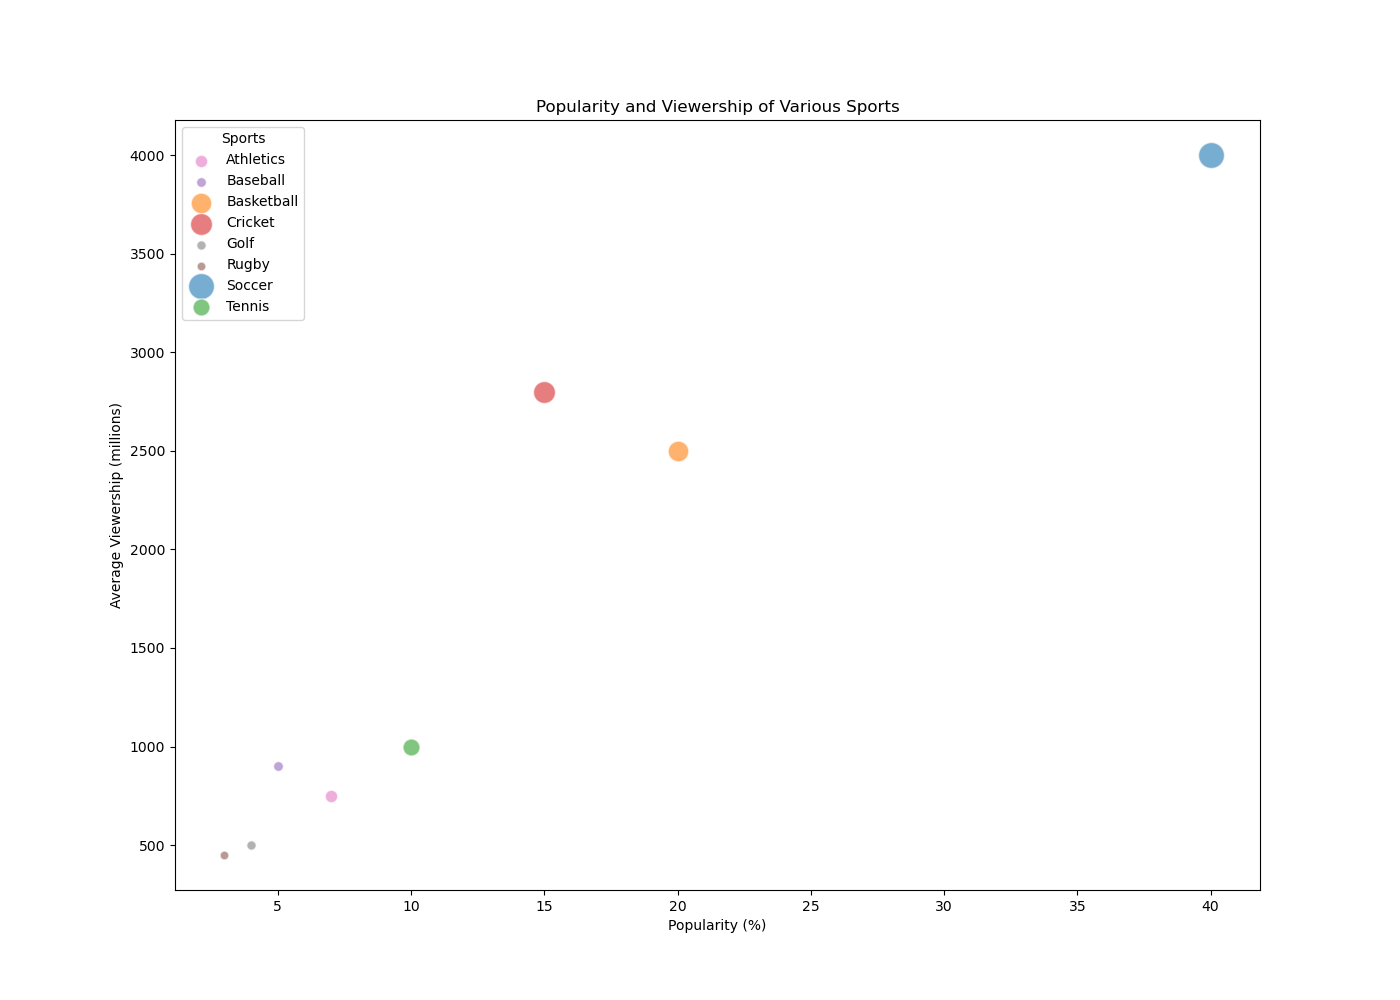

Reproduce this figure in Python.

import matplotlib.pyplot as plt

# Data for plotting
sports = ['Soccer', 'Basketball', 'Tennis', 'Cricket', 'Baseball', 'Rugby', 'Athletics', 'Golf']
popularity = [40.0, 20.0, 10.0, 15.0, 5.0, 3.0, 7.0, 4.0]
global_participants = [3500, 2200, 1500, 2500, 500, 400, 800, 450]
average_viewership = [4000, 2500, 1000, 2800, 900, 450, 750, 500]

# Create a figure with specified width and height
fig, ax = plt.subplots(figsize=(14, 10))

# Bubble sizes
sizes = [participants / 10 for participants in global_participants]

# Bubble colors with specific hex color codes
colors = ['#1f77b4', '#ff7f0e', '#2ca02c', '#d62728', '#9467bd', '#8c564b', '#e377c2', '#7f7f7f']

# Plot each data point
for (sport, pop, participants, viewership, size, color) in zip(sports, popularity, global_participants, average_viewership, sizes, colors):
    ax.scatter(pop, viewership, s=size, label=sport, alpha=0.6, edgecolors='w', color=color)

# Titles and labels
plt.title('Popularity and Viewership of Various Sports')
plt.xlabel('Popularity (%)')
plt.ylabel('Average Viewership (millions)')

# Legend
handles, labels = ax.get_legend_handles_labels()
hl = sorted(zip(handles, labels), key=lambda x: x[1])
handles2, labels2 = zip(*hl)
ax.legend(handles2, labels2, loc="upper left", title="Sports")

# Show plot
plt.show()
